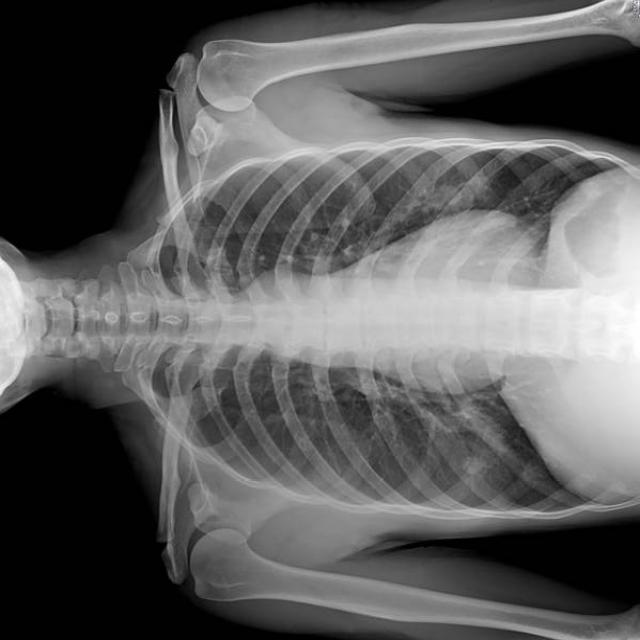
#> input picture images/-39-_jpg.rf.bafa4a27000dbeb02ff4b05a5265e85b.jpg, 640 x 640 px; its folder holds only this picture in this run
$ python -i 'histogram equalization.py'   (imports and definitions only)
#> lines starting #> are read from the running program, lines starting #| are printed output that depends on the picture
#> further down, picture is the input picture: shape (640, 640, 3); mean B, G, R 93, 93, 93
# Import necessary libraries
import cv2
import numpy as np
import os
import random
import matplotlib.pyplot as plt
from google.colab import drive
import glob

# Step 1: Mount Google Drive (if your images are in Google Drive)
# [1 line not run here, left out]

# Step 2: Set the folder path where your images are stored
image_folder = '/content/drive/MyDrive/bonetest'  # Change this path to your image folder

# Step 3: Get a list of all image file paths from the folder
image_paths = glob.glob(os.path.join(image_folder, '*.jpg'))  # You can adjust the file extension if necessary

# Step 4: Randomly select 10 images from the folder
# [1 line that did not run here, left out]

# Function to apply histogram equalization
def histogram_equalization(image):
    if len(image.shape) == 2:  # Grayscale image
        return cv2.equalizeHist(image)
    else:  # Color image (BGR)
        ycrcb = cv2.cvtColor(image, cv2.COLOR_BGR2YCrCb)  # Convert to YCrCb color space
#> ycrcb: shape (640, 640, 3); mean of channels 0, 1, 2 93, 128, 128
        ycrcb[:, :, 0] = cv2.equalizeHist(ycrcb[:, :, 0])  # Apply histogram equalization to the Y channel
#> ycrcb: shape (640, 640, 3); mean of channels 0, 1, 2 133, 128, 128
        return cv2.cvtColor(ycrcb, cv2.COLOR_YCrCb2BGR)  # Convert back to BGR
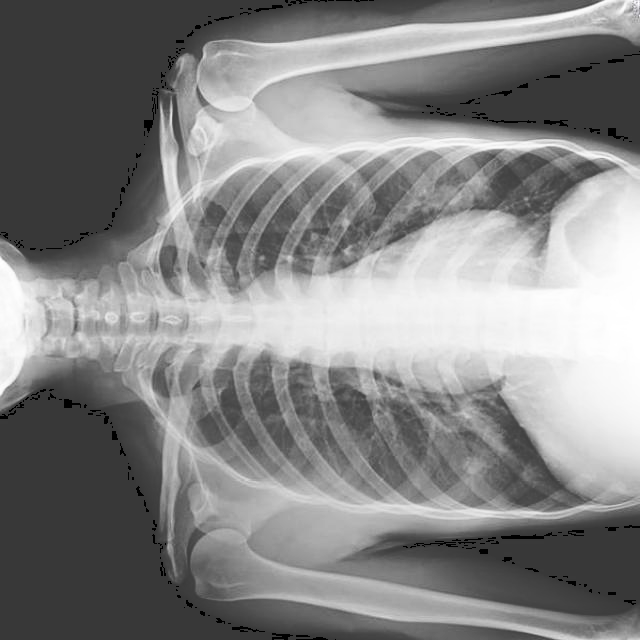
#> returned value: shape (640, 640, 3); mean B, G, R 133, 133, 133

# Function to calculate RMSE
def calculate_rmse(original, processed):
    return np.sqrt(np.mean((original - processed) ** 2))

# Function to calculate PSNR
def calculate_psnr(original, processed):
    mse = np.mean((original - processed) ** 2)
    if mse == 0:  # Avoid division by zero
        return float('inf')
    max_pixel = 255.0
    return 20 * np.log10(max_pixel / np.sqrt(mse))

# Step 5: Loop through each selected image, apply histogram equalization and display the results
# [1 line not run here, left out]

# [1 line that did not run here, left out]

# [31 lines not run here, left out]

>>> import cv2
>>> picture = cv2.imread('images/-39-_jpg.rf.bafa4a27000dbeb02ff4b05a5265e85b.jpg')
>>> result = histogram_equalization(picture)

$ run again, on images/-67-_jpg.rf.4491c86d6fdc5ae7164aaafe5f209dec.jpg
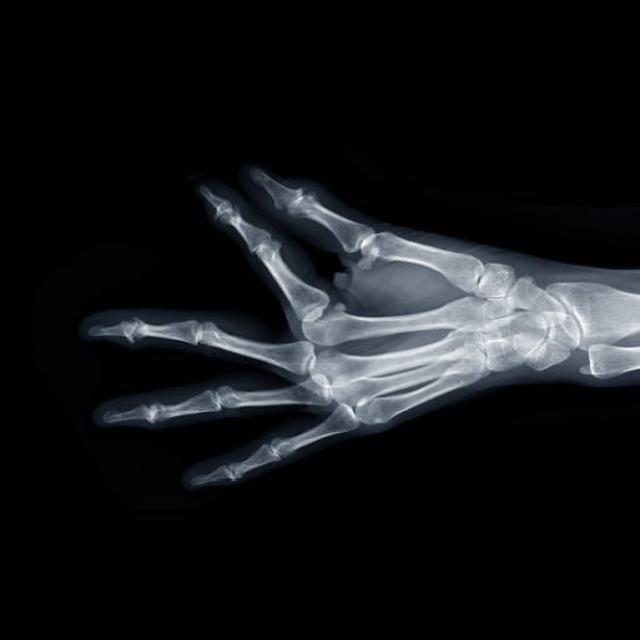
#> input picture images/-67-_jpg.rf.4491c86d6fdc5ae7164aaafe5f209dec.jpg, 640 x 640 px
#> picture is the input picture: shape (640, 640, 3); mean B, G, R 24.9, 22.7, 20.9
#> in histogram_equalization, `return cv2.cvtColor(ycrcb, cv2.COLOR_YCrCb2BGR)`:
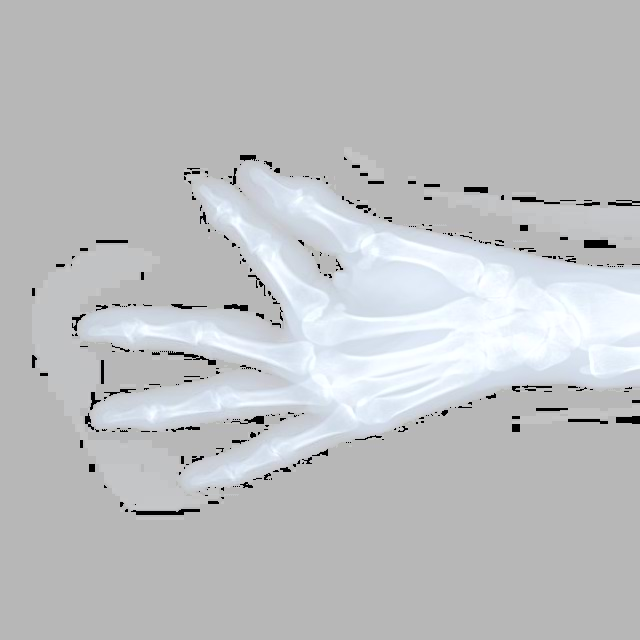
#> returned value: shape (640, 640, 3); mean B, G, R 193.4, 191.3, 189.6

$ run again, on images/ankle_14_2_png.rf.3ec523be78aea0240d1926c46f3ce0a4.jpg
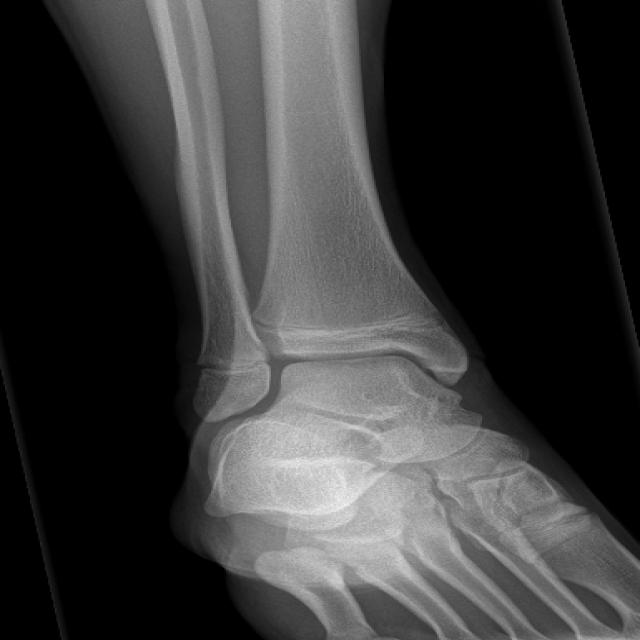
#> input picture images/ankle_14_2_png.rf.3ec523be78aea0240d1926c46f3ce0a4.jpg, 640 x 640 px
#> picture is the input picture: shape (640, 640, 3); min 0, max 242, mean 56.5
#> in histogram_equalization, `return cv2.cvtColor(ycrcb, cv2.COLOR_YCrCb2BGR)`:
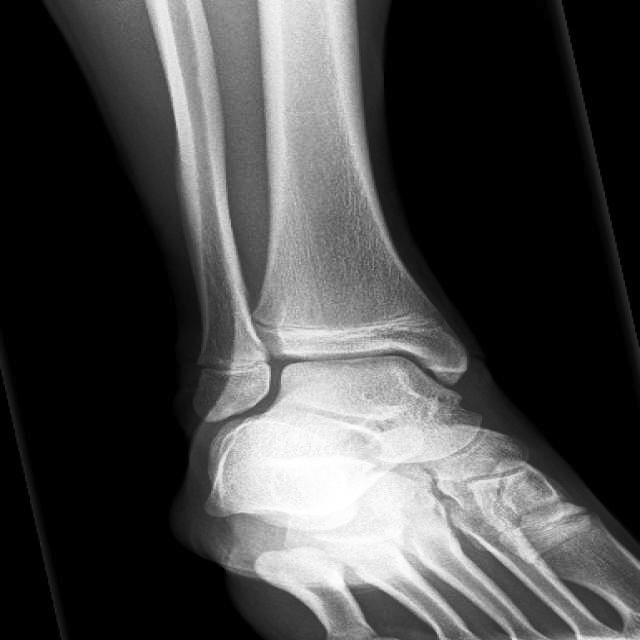
#> returned value: shape (640, 640, 3); min 0, max 255, mean 70.5

$ run again, on images/chondroblastoma-2_jpg.rf.740bb1871766c62dacdcb892b3d3f4a3.jpg
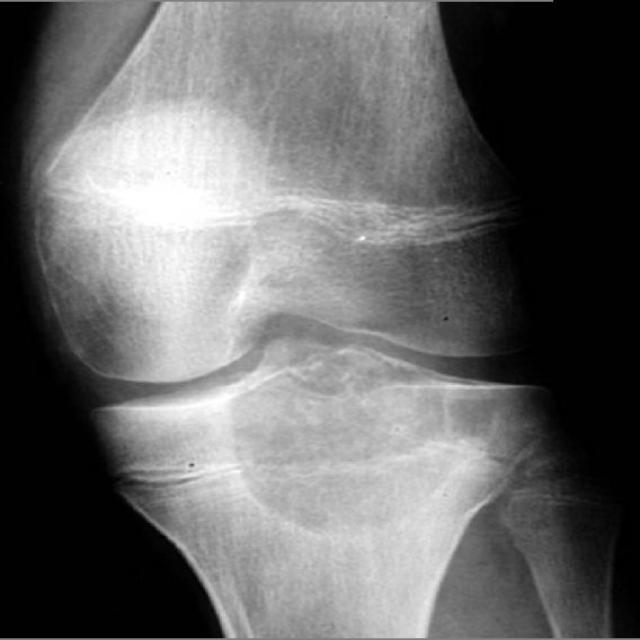
#> input picture images/chondroblastoma-2_jpg.rf.740bb1871766c62dacdcb892b3d3f4a3.jpg, 640 x 640 px
#> picture is the input picture: shape (640, 640, 3); min 0, max 255, mean 103.9
#> in histogram_equalization, `return cv2.cvtColor(ycrcb, cv2.COLOR_YCrCb2BGR)`:
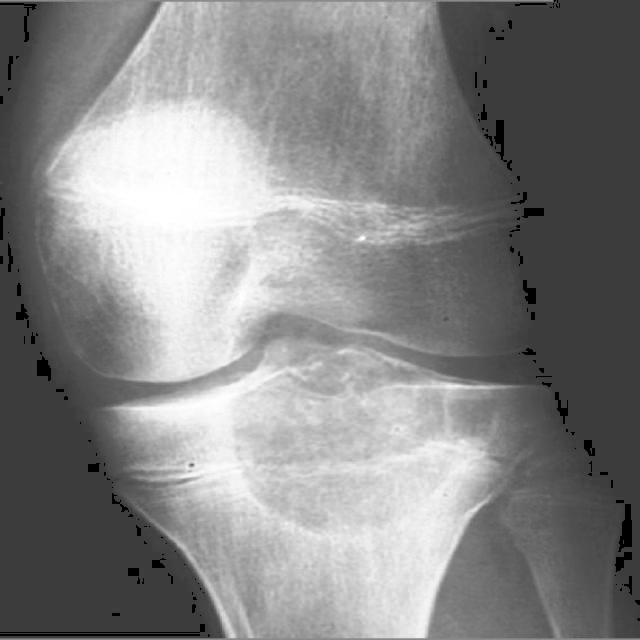
#> returned value: shape (640, 640, 3); min 0, max 255, mean 133.4
